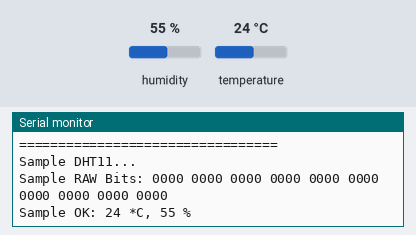
Simulated run of this sketch. Board: Arduino Uno, built with avr-gcc and run on an emulated ATmega328P. Parts: the last lines printed to the serial monitor. The test bench sets the inputs (shaded band); at power-on: humidity 55 %, temperature 24 °C.

Above: at 1.9 s.
2.0 s: humidity set to 22 %
At 3.1 s:
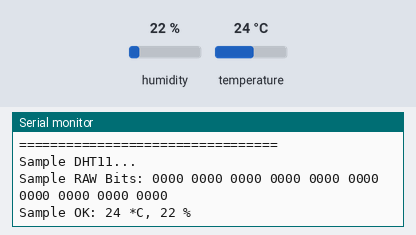
3.5 s: temperature set to 12 °C
At 4.9 s:
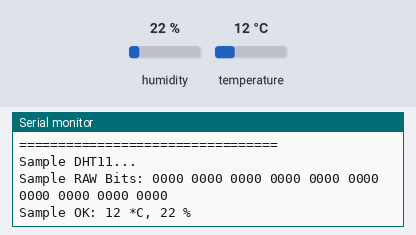
5.0 s: humidity set to 40 %
At 6.3 s:
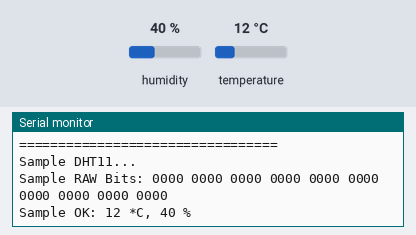
Timing chart, 0 to 8.0 s (numbered marks = the images above; inputs shaded):
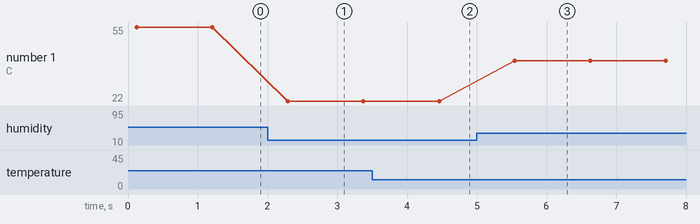

The sketch:

sensoreTempHumidity.ino
```cpp
#include <SimpleDHT.h>

const int dht11Pin = 2;

SimpleDHT11 dht11;

void setup() {
  Serial.begin(9600);
}


void loop() {
  // start working...
  Serial.println("=================================");
  Serial.println("Sample DHT11...");

  byte temp = 0;
  byte humidity = 0;
  byte data[40] = {0};
  if ( dht11.read(dht11Pin, &temp, &humidity, data) ) {
    Serial.println("reading failed");
    return;
  }

  Serial.print("Sample RAW Bits: ");
  for (int i = 0; i < 40; i++) {
    Serial.print((int)data[i]);
    if (i > 0 && ((i + 1) % 4) == 0) {
      Serial.print(' ');
    }
  }
  Serial.println("");

  Serial.print("Sample OK: ");
  Serial.print((int)temp); Serial.print(" *C, ");
  Serial.print((int)humidity); Serial.println(" %");

  // DHT11 sampling rate is 1HZ.
  delay(1000);

}
```

Measured:
- after the input at 2.0 s, the serial monitor: prints a new line after 0.29 s (image 1)
- after the input at 3.5 s, the serial monitor: prints a new line after 0.96 s (image 2)
- after the input at 5.0 s, the serial monitor: prints a new line after 0.54 s (image 3)
- plotted number 1: 55 → 22 after the input at 2.0 s, 22 → 40 after the input at 5.0 s
